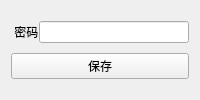
              <widget class="QWidget" name="page_password">
               <layout class="QHBoxLayout" name="horizontalLayout_3">
                <item>
                 <widget class="QWidget" name="widget_4" native="true">
                  <layout class="QGridLayout" name="gridLayout_2">
                   <property name="leftMargin">
                    <number>0</number>
                   </property>
                   <property name="topMargin">
                    <number>0</number>
                   </property>
                   <property name="rightMargin">
                    <number>0</number>
                   </property>
                   <property name="bottomMargin">
                    <number>0</number>
                   </property>
                   <property name="spacing">
                    <number>0</number>
                   </property>
                   <item row="0" column="0">
                    <widget class="QLabel" name="label_4">
                     <property name="text">
                      <string> 密码</string>
                     </property>
                    </widget>
                   </item>
                   <item row="0" column="1">
                    <widget class="QLineEdit" name="lineEdit_password">
                     <property name="echoMode">
                      <enum>QLineEdit::Password</enum>
                     </property>
                    </widget>
                   </item>
                   <item row="1" column="0" colspan="2">
                    <widget class="QPushButton" name="pushButton_password">
                     <property name="text">
                      <string>保存</string>
                     </property>
                    </widget>
                   </item>
                  </layout>
                 </widget>
                </item>
               </layout>
              </widget>
